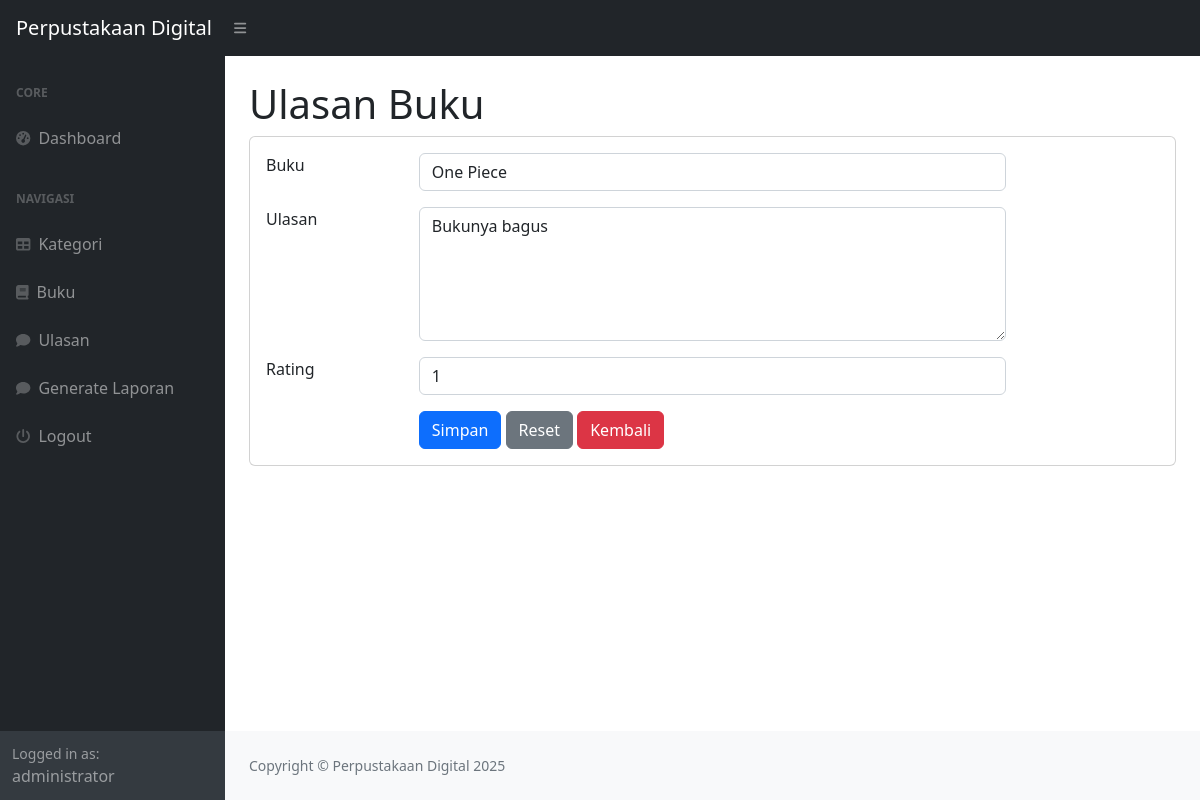
The app's page /index.php?page=ulasan_ubah&&id=2 (signed in) with its own data.
### tables this page shows
CREATE TABLE `ulasan` (
  `id_ulasan` int(11) NOT NULL,
  `id_user` int(11) DEFAULT NULL,
  `id_buku` int(11) DEFAULT NULL,
  `ulasan` text DEFAULT NULL,
  `rating` int(11) DEFAULT NULL
);

CREATE TABLE `buku` (
  `id_buku` int(11) NOT NULL,
  `id_kategori` int(11) DEFAULT NULL,
  `judul` varchar(255) DEFAULT NULL,
  `penulis` varchar(255) DEFAULT NULL,
  `penerbit` varchar(255) DEFAULT NULL,
  `tahun_terbit` varchar(255) DEFAULT NULL,
  `deskripsi` text DEFAULT NULL
);

### ulasan_ubah.php (the view, shortened to what this page needs)
<h1 class="mt-4">Ulasan Buku</h1>
<div class="card">
    <div class="card-body">
        <div class="row">
            <div class="col-md-12">
                <form method="post">
                    <?php
                    $id = $_GET['id'];
                    $query = mysqli_query($koneksi, "SELECT * FROM ulasan WHERE id_ulasan=$id");
                    $data = mysqli_fetch_array($query);
                    ?>
                    <div class="row mb-3">
                        <div class="col-md-2">Buku</div>
                        <div class="col-md-8">
                            <select name="id_buku" class="form-control">
                                <?php
                                $buk = mysqli_query($koneksi, "SELECT * FROM buku ");
                                while ($buku = mysqli_fetch_array($buk)) {
                                ?>
                                <option <?php if ($data['id_buku'] == $buku['id_buku']) echo 'selected'; ?>
                                    value="<?= $buku['id_buku'] ?>"><?= $buku['judul'] ?></option>
                                <?php
                                }
                                ?>
                            </select>
                        </div>
                    </div>
                    <div class="row mb-3">
                        <div class="col-md-2">Ulasan</div>
                        <div class="col-md-8">
                            <textarea name="ulasan" rows="5" class="form-control"><?= $data['ulasan']; ?></textarea>
                        </div>
                    </div>
                    <div class="row mb-3">
                        <div class="col-md-2">Rating</div>
                        <div class="col-md-8">
                            <select name="rating" class="form-control">
                                <?php
                                for ($i = 1; $i <= 10; $i++) {
                                ?>
                                <option <?php if ($data['rating'] == $i) echo 'selected'; ?>><?= $i ?></option>
                                <?php
                                }
                                ?>
                            </select>
                        </div>
                    </div>
                    <div class="row">
                        <div class="col-md-2"></div>
                        <div class="col-md-8">
                            <button type="submit" class="btn btn-primary" name="submit" value="submit">Simpan</button>
                            <button type="reset" class="btn btn-secondary">Reset</button>
                            <a href="?page=ulasan" class="btn btn-danger">Kembali</a>
                        </div>
                    </div>
                </form>
            </div>
        </div>
    </div>
</div>

### records on screen
ulasan: id_buku "One Piece", ulasan "Bukunya bagus", rating "1"

### other values on screen
$_SESSION['user']['nama'] "administrator"
